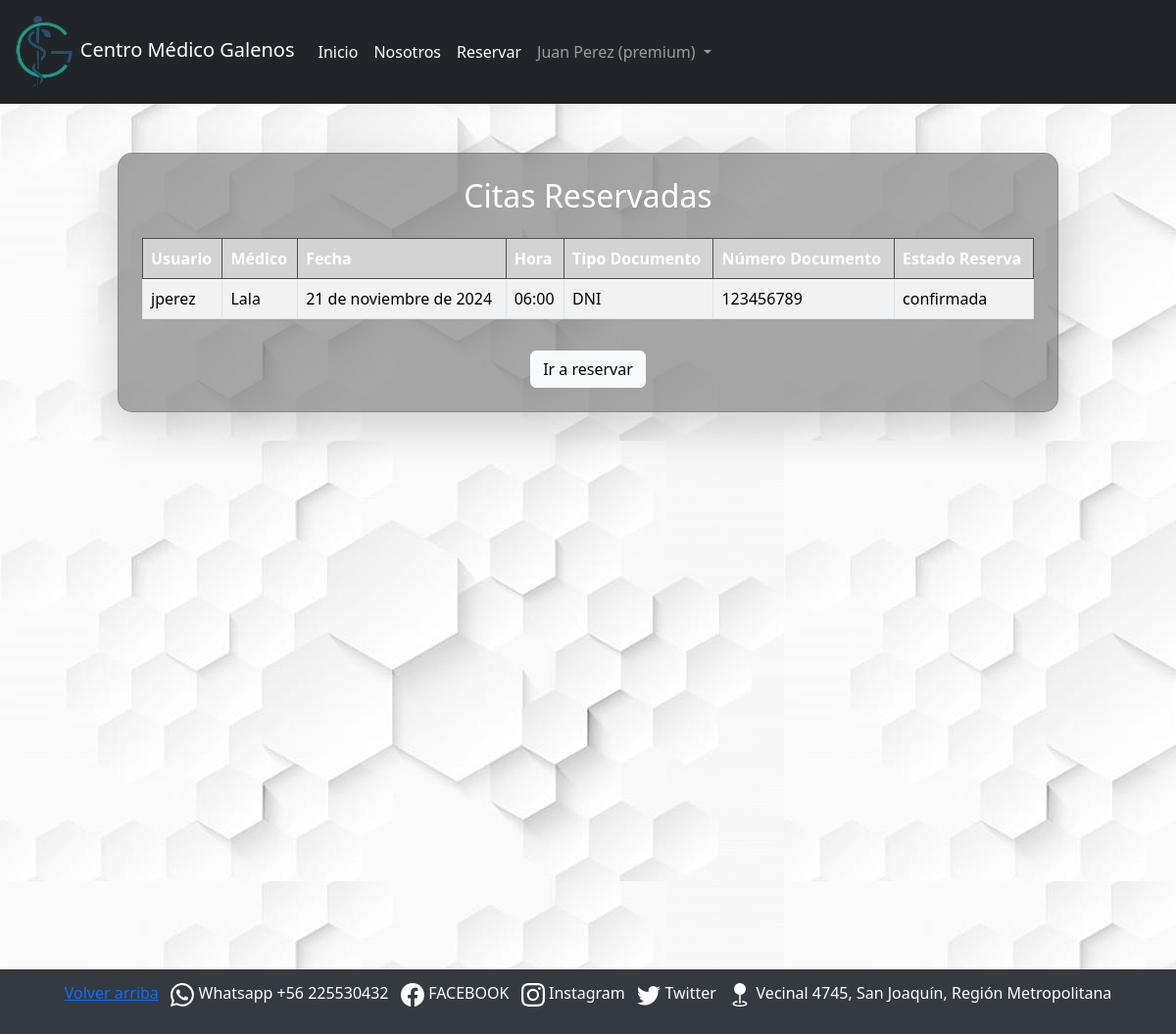
Page /reservas/ (signed in) on the earlier database version.
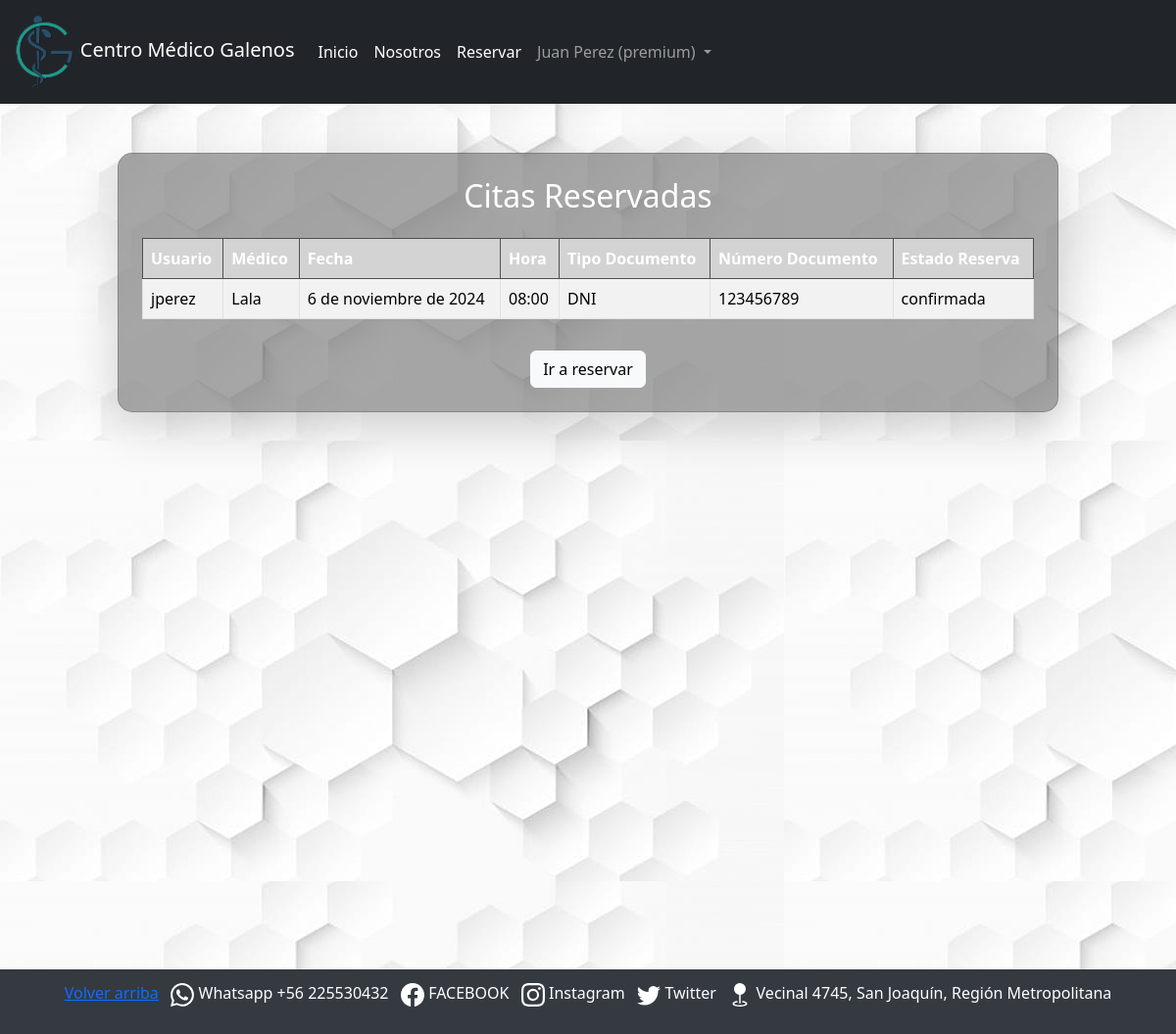
Same page on the later database version.
### core/models.py (models this page shows, shortened)
class Cita(models.Model):
    TIPO_DOCUMENTO_CHOICES = [
        ('DNI', 'DNI'),
        ('PASAPORTE', 'Pasaporte'),
        ('CEDULA', 'Cédula de Identidad'),
    ]
    usuario = models.ForeignKey(User, on_delete=models.CASCADE)
    medico = models.CharField(max_length=100)
    fecha = models.DateField()
    hora = models.TimeField()
    tipo_documento = models.CharField(
        max_length=20,
        choices=TIPO_DOCUMENTO_CHOICES,
        verbose_name='Tipo de documento de identidad',
        default='DNI',
    )
    numero_documento = models.CharField(
        max_length=20,
        verbose_name='Número de documento',
        default='123456789'  # Valor predeterminado para numero_documento
    )
    estado = models.CharField(
        max_length=20,
        choices=[('pendiente', 'Pendiente'), ('confirmada', 'Confirmada')]
    )

### core/views.py (the view)
# urls.py: path('reservas/', views.ver_reservas, name='reservas'),
@login_required
def ver_reservas(request):
    if request.user.is_superuser or request.user.is_staff:
        citas = Cita.objects.all()  # Mostrar todas las citas si es superusuario o admin
    else:
        citas = Cita.objects.filter(usuario=request.user)
    if request.method == 'POST':
        form = EditarCitaForm(request.POST)
        if form.is_valid():
            cita_id = form.cleaned_data['cita_id']  # Añadimos un campo hidden para el ID de la cita
            cita = get_object_or_404(Cita, id=cita_id)
            cita.fecha = form.cleaned_data['fecha']
            cita.hora = form.cleaned_data['hora']
            cita.save()
            return redirect('ver_reservas')  # Redirige a la misma página después de guardar la cita editada
    else:
        form = EditarCitaForm()
    return render(request, 'core/ver_reservas.html', {'citas': citas, 'form': form})

### core/context_processors.py (called while the page is built, shortened)
def obtener_datos_usuario(request):
    first_name = ''
    last_name = ''
    if request.user.is_authenticated:
        usuario = User.objects.get(pk=request.user.pk)
        first_name = usuario.first_name
        last_name = usuario.last_name
    return first_name, last_name

def get_and_clean_session_variable(request, name):
    value = ''
    if name in request.session:
        value = request.session.get(name)
        request.session[name] = ''
    return value

def obtener_mensajes(request):
    html_messages = ''
    tipo_mensajes = []
    lista_mensajes = list(messages.get_messages(request))
    html_form_errors = get_and_clean_session_variable(request, 'backend_html_form_errors')
    titulo = html_form_errors != '' or len(lista_mensajes) > 1
    mensajes = SafeString(html_messages + html_form_errors)
    tipo_mensaje = ''
    if html_form_errors != '' or 'error' in tipo_mensajes:
        tipo_mensaje = 'error'
    elif 'success' in tipo_mensajes:
        tipo_mensaje = 'success'
    elif 'info' in tipo_mensajes:
        tipo_mensaje = 'info'
    return mensajes, tipo_mensaje

### core/templates/core/ver_reservas.html (shortened to what this page needs)
{% extends 'core/base.html' %}
{% load static %}
{% block content %}
<div class="d-flex justify-content-center align-items-start vh-100" style="margin-top: 50px;">
  <div class="card p-4 shadow-lg" style="background-color: rgba(128, 128, 128, 0.7); border-radius: 15px; width: 80%;">
    <h2 class="text-center text-white mb-4">Citas Reservadas</h2>
    <table class="table table-bordered table-striped">
      <thead class="table-dark">
        <tr>
          <th>Usuario</th>
          <th>Médico</th>
          <th>Fecha</th>
          <th>Hora</th>
          <th>Tipo Documento</th>
          <th>Número Documento</th>
          <th>Estado Reserva</th>
        </tr>
      </thead>
      <tbody>
        {% for cita in citas %}
          <tr>
            <td>{{ cita.usuario }}</td>
            <td>{{ cita.medico }}</td>
            <td>{{ cita.fecha }}</td>
            <td>{{ cita.hora }}</td>
            <td>{{ cita.tipo_documento }}</td>
            <td>{{ cita.numero_documento }}</td>
            <td>{{ cita.estado }}</td>
          </tr>
        {% empty %}
          <tr>
            <td colspan="8" class="text-center">No hay citas reservadas</td>
          </tr>
        {% endfor %}
      </tbody>
    </table>
    <div class="text-center">
      <a href="{% url 'reservar_cita' %}" class="btn btn-light mt-3">Ir a reservar</a>
    </div>
  </div>
</div>
{% endblock %}
{% block script %}
<link rel="stylesheet" href="{% static 'core/css/nosotros.css' %}">
{% endblock script %}

Differences in the rows shown:
changed Cita "Lala": fecha "21 de noviembre de 2024" → "6 de noviembre de 2024"; hora "06:00" → "08:00"
